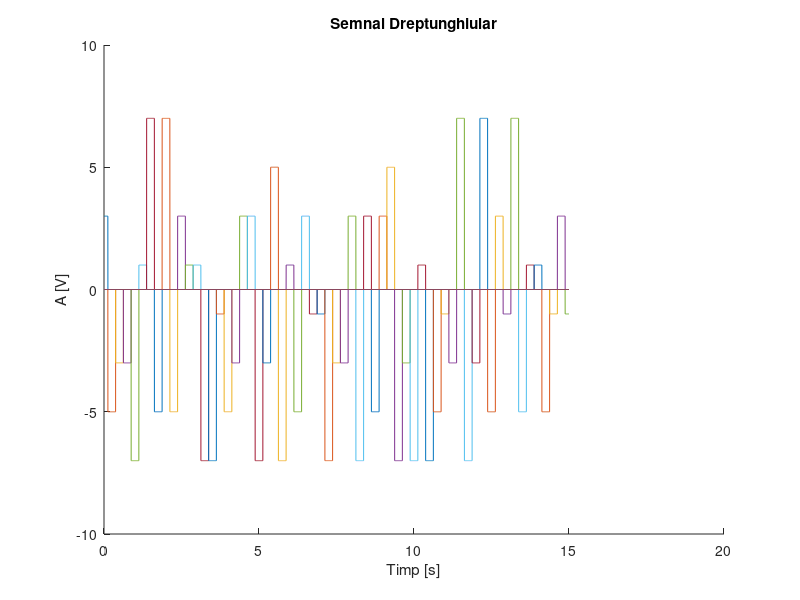

This chart was generated by the following MATLAB code:
%identic pentru 20ms si 200ms(0.02 respectiv 0.2)
%d.)semnal de rezolutie temporala de 2ms(2ms=0.002)
t=0:0.002:15
niv = [ -7 -5 -3 -1 1 3 5 7];
figure(4) %crearea unei ferestre pentru grafic noua
hold on %retinerea grafic curent si adaugarea urmatoarelor reprezentari
title('Semnal Dreptunghiular') %titlul
xlabel('Timp [s]') %denumire axa ox
ylabel('A [V]') %denumire axa oy
for n=0:0.25:40 %repetarea unei instructiuni 
y = datasample(niv, 1) %returneaza un esantion de k numere aleatorii din populatia niv
plot(t, y*rectpuls(t-n, 0.25)) %rectpuls creeaza un puls dreptunghiular intr-o frecventa de la t-n la 0.25
end